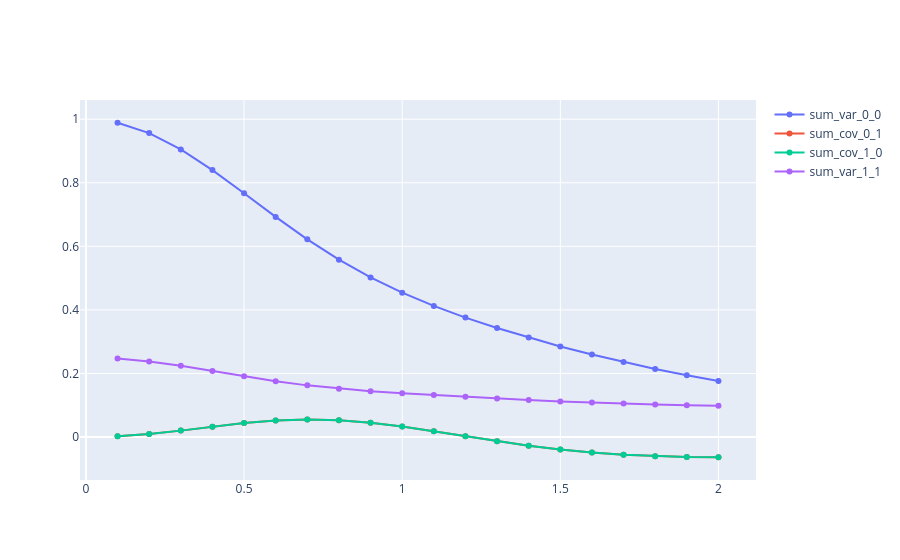

This figure's notebook cell:
### Code cell
bounds = []
for i in range(4):
    temp_df = create_dataframe_from_numpy_array(
        grid_spacing.grid_spacing,
        classical_result["covariance_matrix_for_entire_distribution"][:, i, :, :],
    )
    bounds.append(StatisticalBounds(str(i), temp_df.copy()))


temp_df = create_dataframe_from_numpy_array(
    grid_spacing.grid_spacing,
    np.sum(classical_result["covariance_matrix_for_entire_distribution"], axis=1),
)
bounds.append(StatisticalBounds("sum", temp_df.copy()))

bounds[-1].generate_figure()

### Figure 1 — Plotly figure (JSON) as saved in the notebook; plotly's stock layout.template omitted (floating-point values rounded to 4 significant figures)
{"data": [{"mode": "lines+markers", "name": "sum_var_0_0", "type": "scatter", "x": [0.1, 0.2, 0.3, 0.4, 0.5, 0.6, 0.7, 0.8, 0.9, 1.0, 1.1, 1.2, 1.3, 1.4, 1.5, 1.6, 1.7, 1.8, 1.9, 2], "y": [0.9888, 0.9562, 0.905, 0.8398, 0.767, 0.6926, 0.622, 0.5581, 0.5023, 0.4542, 0.4125, 0.3758, 0.3429, 0.3128, 0.2851, 0.2594, 0.2357, 0.2141, 0.1943, 0.1765]}, {"mode": "lines+markers", "name": "sum_cov_0_1", "type": "scatter", "x": [0.1, 0.2, 0.3, 0.4, 0.5, 0.6, 0.7, 0.8, 0.9, 1.0, 1.1, 1.2, 1.3, 1.4, 1.5, 1.6, 1.7, 1.8, 1.9, 2], "y": [0.002474, 0.009561, 0.02018, 0.03242, 0.04382, 0.05198, 0.05516, 0.05266, 0.04484, 0.03278, 0.01803, 0.002169, -0.01335, -0.02743, -0.03936, -0.0488, -0.0557, -0.06025, -0.06277, -0.06361]}, {"mode": "lines+markers", "name": "sum_cov_1_0", "type": "scatter", "x": [0.1, 0.2, 0.3, 0.4, 0.5, 0.6, 0.7, 0.8, 0.9, 1.0, 1.1, 1.2, 1.3, 1.4, 1.5, 1.6, 1.7, 1.8, 1.9, 2], "y": [0.002474, 0.009561, 0.02018, 0.03242, 0.04382, 0.05198, 0.05516, 0.05266, 0.04484, 0.03278, 0.01803, 0.002169, -0.01335, -0.02743, -0.03936, -0.0488, -0.0557, -0.06025, -0.06277, -0.06361]}, {"mode": "lines+markers", "name": "sum_var_1_1", "type": "scatter", "x": [0.1, 0.2, 0.3, 0.4, 0.5, 0.6, 0.7, 0.8, 0.9, 1.0, 1.1, 1.2, 1.3, 1.4, 1.5, 1.6, 1.7, 1.8, 1.9, 2], "y": [0.2469, 0.238, 0.2245, 0.2081, 0.1911, 0.1755, 0.1625, 0.1523, 0.1443, 0.1378, 0.132, 0.1265, 0.1213, 0.1164, 0.1121, 0.1085, 0.1054, 0.1027, 0.1004, 0.0981]}], "layout": {"scene": {"xaxis": {"title": {"text": "Spacing"}}, "yaxis": {"title": {"text": "Covariance Matrix"}}}}}
